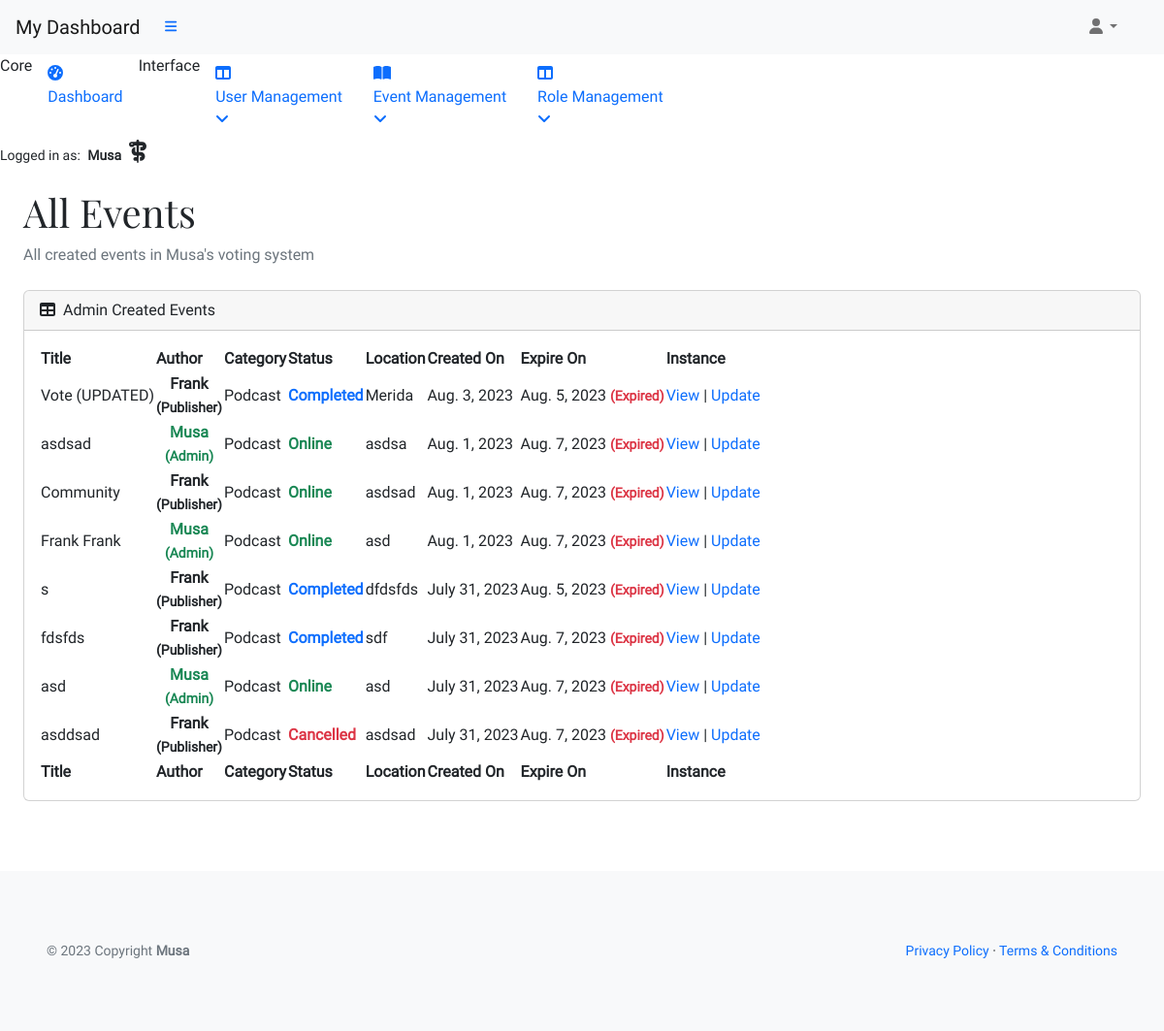
The app's page /office/all (signed in), older data.
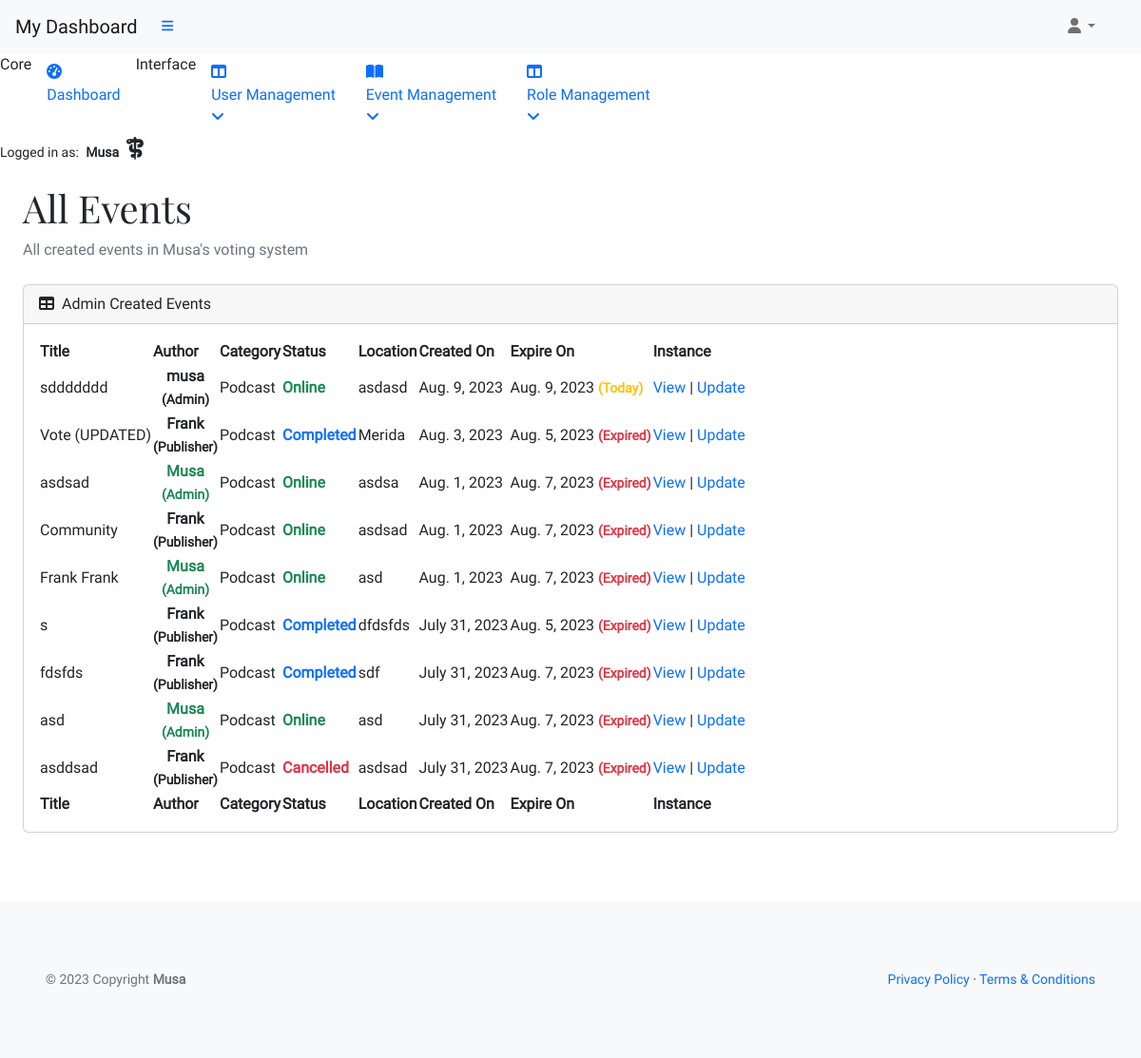
The same page, newer data.
### musa/models.py (models this page shows)
class UserProfile(AbstractUser):
    verified = models.BooleanField(default=False)
    role = models.IntegerField(choices=ROLES, default=0)
    user_card = models.ManyToManyField(
        'vote_management.VoteCard',
        through='vote_management.VoteRecord', related_name='user_cards')
    class Meta:
        ordering = ['username']
    def __str__(self):
        return self.username

### vote_management/models.py (models this page shows, shortened)
class VoteCard(models.Model):
    title = models.CharField(max_length=33, unique=True)
    slug = models.SlugField(max_length=200, unique=True)
    author = models.ForeignKey(
        'musa.UserProfile', on_delete=models.CASCADE,
        related_name="card_author")
    category = models.ForeignKey(
        Category, on_delete=models.CASCADE, related_name="categories")
    mission = models.CharField(max_length=33)
    location = models.CharField(max_length=33)
    description = models.TextField(max_length=258)
    expire = models.DateField()
    event_image = CloudinaryField('image',
                                  default='placeholder')
    vote_record = models.ManyToManyField('musa.UserProfile',
                                         through='VoteRecord',
                                         related_name='user_votes', blank=True)
    candidates = models.ManyToManyField('ElectedPerson',
                                        related_name='vote_cards',
                                        blank=True)
    status = models.IntegerField(choices=STATUS, default=0)
    excerpt = models.TextField(blank=True)
    type = models.IntegerField(choices=CARD_TYPE, default=0)
    created_on = models.DateField(auto_now_add=True)
    class Meta:
        ordering = ['-created_on']

class Category(models.Model):
    category_name = models.CharField(max_length=50, unique=True)
    class Meta:
        ordering = ['category_name']
        verbose_name_plural = "Categories"

### vote_management/views.py (the view)
# urls.py: path('office/all', AdminEventList.as_view(),
class AdminEventList(AdminBaseListView):
    template_name = 'backend/admin-dashboard/all_events.html'
    context_object_name = 'admin_all_events'

### admin_profile/views.py (called while the page is built)
    def test_func(self):
        user_profile = self.request.user
        return user_profile and user_profile.role == 2

### vote_management/views.py (called while the page is built)
    def get_queryset(self):
        return VoteCard.objects.order_by('-created_on')

### templates/backend/admin-dashboard/all_events.html (shortened to what this page needs)
{% extends "backend/admin-dashboard/base.html" %}
{% block content%}
<div id="layoutSidenav_content">
    <main>
        <div class="container-fluid p-4 pt-0">
            <h1 class="mt-4">All Events</h1>
            <ol class="breadcrumb mb-4">
                <li class="breadcrumb-item active">All created events in Musa's voting system</li>
            </ol>
            <div class="card mb-4">
                <div class="card-header">
                    <i class="fas fa-table me-1"></i>
                    Admin Created Events
                </div>
                <div class="card-body">
                    <table id="datatablesSimple">
                        <thead>
                            <tr>
                                <th>Title</th>
                                <th>Author</th>
                                <th>Category</th>
                                <th>Status</th>
                                <th>Location</th>
                                <th>Created On</th>
                                <th>Expire On</th>
                                <th>Instance</th>
                            </tr>
                        </thead>
                        <tfoot>
                            <tr>
                                <th>Title</th>
                                <th>Author</th>
                                <th>Category</th>
                                <th>Status</th>
                                <th>Location</th>
                                <th>Created On</th>
                                <th>Expire On</th>
                                <th>Instance</th>
                            </tr>
                        </tfoot>
                        <tbody>
                            {% for event in admin_all_events.all %}
                            <tr>
                                <td>{{ event.title }}</td>
                                {% if event.author.username == request.user.username %}
                                <td>
                                    <p class="text-success my-0 py-0 fw-semibold text-center">
                                        {{ event.author }}
                                        <small><br>({{ event.author.get_role_display }})</small>
                                    </p>
                                </td>
                                {% else %}
                                <td>
                                    <p class="my-0 py-0 fw-semibold text-center">
                                        {{ event.author }}
                                        <small><br>({{ event.author.get_role_display }})</small>
                                    </p>
                                </td>
                                {% endif %}
                                <td>{{ event.category.category_name }}</td>
                                {% if event.status == 1 %}
                                <td>
                                    <p class="text-success my-0 py-0 fw-semibold">
                                        {{ event.get_status_display }}
                                    </p>
                                </td>
                                {% elif event.status == 2%}
                                <td>
                                    <p class="text-danger my-0 py-0 fw-semibold">
                                        {{ event.get_status_display }}
                                    </p>
                                </td>
                                {% elif event.status == 0 %}
                                <td>
                                    <p class="text-warning my-0 py-0 fw-semibold">
                                        {{ event.get_status_display }}
                                    </p>
                                </td>
                                {% else %}
                                <td>
                                    <p class="text-primary my-0 py-0 fw-semibold">
                                        {{ event.get_status_display }}
                                    </p>
                                </td>
                                {% endif %}
                                <td>{{ event.location }}</td>
                                <td>{{ event.created_on }}</td>
                                {% if event.expire|date:"Y-m-d" == current_date %}
                                <td>{{ event.expire }}
                                    <small class="text-warning fw-semibold">(Today)</small>
                                </td>
                                {% elif event.expire|date:"Y-m-d" < current_date %}
                                <td>{{ event.expire }}
                                    <small class="text-danger fw-semibold">(Expired)</small>
                                </td>
                                {% else %}
                                <td>{{ event.expire }}
                                    <small class="text-success fw-semibold">(Active)</small>
                                </td>
                                {% endif %}
                                <td>
                                    <a href="{% url 'admin_single' event.slug %}">View</a> |
                                    <a href="{% url 'admin_card_update' event.slug %}">Update</a>
                                </td>
                            </tr>
                            {% endfor %}
                        </tbody>
                    </table>
                </div>
            </div>
        </div>
    </main>
</div>
{% endblock %}

### templates/backend/admin-dashboard/base.html (shortened to what this page needs)
{% load static %}
{% now "Y-m-d" as current_date %}
{% now "Y" as copyright %}
<!DOCTYPE html>
<html lang="en">
<head>
    <link href="https://cdn.jsdelivr.net/npm/simple-datatables@7.1.2/dist/style.min.css" rel="stylesheet" />
    <link href="{% static 'admin/css/styles.css' %}" rel="stylesheet" />
    <link rel="stylesheet" href="{% static 'custom/css/style.css' %}">
</head>
<body class="sb-nav-fixed">
    <nav class="sb-topnav navbar navbar-expand navbar-light bg-light">
        <a class="navbar-brand ps-3" href="{% url 'admin_dashboard' %}">My Dashboard</a>
        <button class="btn btn-link btn-sm order-1 order-lg-0 me-4 me-lg-0" id="sidebarToggle" href="#!"><i
                class="fas fa-bars"></i></button>
        <div class="d-md-inline-block form-inline ms-auto me-0 me-md-3 my-2 my-md-0">
            <ul class="navbar-nav ms-auto ms-md-0 me-3 me-lg-4">
                <li class="nav-item dropdown">
                    <a class="nav-link dropdown-toggle" id="navbarDropdown" href="#" role="button"
                        data-bs-toggle="dropdown" aria-expanded="false"><i class="fas fa-user fa-fw"></i></a>
                </li>
            </ul>
        </div>
    </nav>
    <div id="layoutSidenav">
        <div id="layoutSidenav_nav">
            <nav class="sb-sidenav accordion sb-sidenav-light" id="sidenavAccordion">
                <div class="sb-sidenav-menu">
                    <div class="nav">
                        <div class="sb-sidenav-menu-heading">Core</div>
                        <a class="nav-link" href="{% url 'admin_dashboard' %}">
                            <div class="sb-nav-link-icon"><i class="fas fa-tachometer-alt"></i></div>
                            Dashboard
                        </a>
                        <div class="sb-sidenav-menu-heading">Interface</div>
                        <a class="nav-link collapsed" href="#" data-bs-toggle="collapse"
                            data-bs-target="#collapseLayouts" aria-expanded="false" aria-controls="collapseLayouts">
                            <div class="sb-nav-link-icon"><i class="fas fa-columns"></i></div>
                            User Management
                            <div class="sb-sidenav-collapse-arrow"><i class="fas fa-angle-down"></i></div>
                        </a>
                        <a class="nav-link collapsed" href="#" data-bs-toggle="collapse" data-bs-target="#collapsePages"
                            aria-expanded="false" aria-controls="collapsePages">
                            <div class="sb-nav-link-icon"><i class="fas fa-book-open"></i></div>
                            Event Management
                            <div class="sb-sidenav-collapse-arrow"><i class="fas fa-angle-down"></i></div>
                        </a>
                        <a class="nav-link collapsed" href="#" data-bs-toggle="collapse" data-bs-target="#collapseRoles"
                            aria-expanded="false" aria-controls="collapseRoles">
                            <div class="sb-nav-link-icon"><i class="fas fa-columns"></i></div>
                            Role Management
                            <div class="sb-sidenav-collapse-arrow"><i class="fas fa-angle-down"></i></div>
                        </a>
                    </div>
                </div>
                <div class="sb-sidenav-footer">
                    <div class="small">Logged in as:
                        <span class="px-1"><strong>{{ request.user.username }}
                                {% if request.user.role == 2 %}
                                <i class="fa-solid fa-staff-snake px-1 fs-4 text"></i>
                                {% endif %}
                            </strong>
                        </span>
                    </div>
                </div>
            </nav>
        </div>
        {% block content %}
        {% endblock content %}
    </div>
    <footer class="py-4 bg-light mt-4">
        <div class="container-fluid p-5">
            <div class="d-flex align-items-center justify-content-between small">
                <div class="text-muted">        © {{ copyright }} Copyright
                    <a class="text-reset fw-bold" href="https://github.com/plexoio/musa">Musa</a></div>
                <div>
                    <a href="{% url 'policy_page' %}" target="_blank">Privacy Policy</a>
                    &middot;
                    <a href="{% url 'terms_page' %}" target="_blank">Terms &amp; Conditions</a>
                </div>
            </div>
        </div>
    </footer>
</body>
</html>

### static/custom/css/style.css (style rules this page uses)
* { font-family: 'Roboto', Fairplay, sans-serif; }
h1 { font-family: 'Fairplay', Roboto, sans-serif; }
a { text-decoration: none; }

Row changes from the older to the newer data that the page shows:
added VoteCard: title "sddddddd", author "musa", author.role "Admin", category.category_name "Podcast", status "Online", location "asdasd", created_on "Aug. 9, 2023", expire "Aug. 9, 2023"
